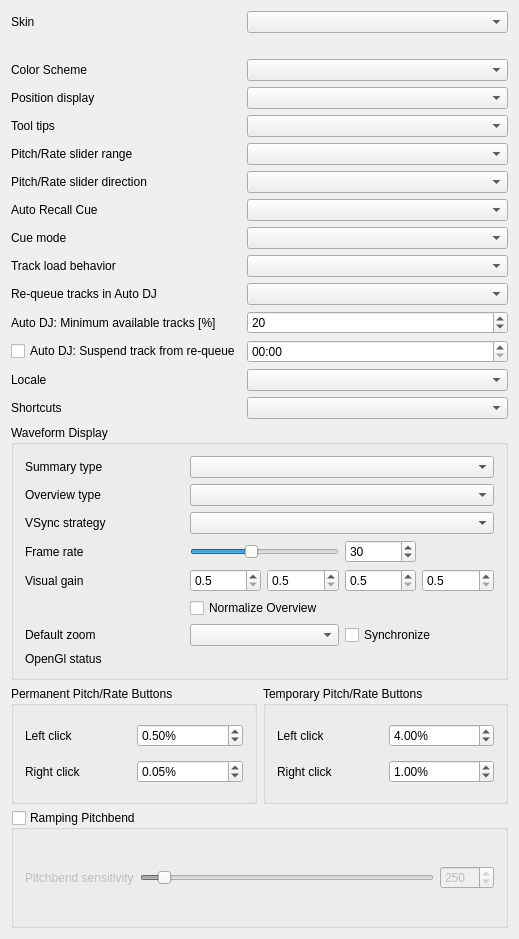
<?xml version="1.0" encoding="UTF-8"?>
<ui version="4.0">
 <class>DlgPrefControlsDlg</class>
 <widget class="QWidget" name="DlgPrefControlsDlg">
  <property name="geometry">
   <rect>
    <x>0</x>
    <y>0</y>
    <width>519</width>
    <height>939</height>
   </rect>
  </property>
  <property name="windowTitle">
   <string>Interface Preferences</string>
  </property>
  <layout class="QGridLayout" name="gridLayout_3">
   <item row="1" column="0">
    <widget class="QGroupBox" name="groupBox_3">
     <property name="title">
      <string>Waveform Display</string>
     </property>
     <property name="checkable">
      <bool>false</bool>
     </property>
     <layout class="QGridLayout" name="gridLayout_7">
      <item row="5" column="3">
       <widget class="QDoubleSpinBox" name="lowVisualGain">
        <property name="toolTip">
         <string>Visual gain of the low frequencies</string>
        </property>
        <property name="decimals">
         <number>1</number>
        </property>
        <property name="minimum">
         <double>0.500000000000000</double>
        </property>
        <property name="maximum">
         <double>5.000000000000000</double>
        </property>
        <property name="singleStep">
         <double>0.100000000000000</double>
        </property>
       </widget>
      </item>
      <item row="8" column="2" colspan="4">
       <widget class="QLabel" name="openGlStatusIcon">
        <property name="toolTip">
         <string>Displays which OpenGL version is supported by the current platform.</string>
        </property>
        <property name="text">
         <string/>
        </property>
       </widget>
      </item>
      <item row="4" column="5">
       <widget class="QLabel" name="frameRateAverage">
        <property name="toolTip">
         <string>Displays the actual frame rate.</string>
        </property>
        <property name="text">
         <string/>
        </property>
       </widget>
      </item>
      <item row="5" column="4">
       <widget class="QDoubleSpinBox" name="midVisualGain">
        <property name="toolTip">
         <string>Visual gain of the middle frequencies</string>
        </property>
        <property name="decimals">
         <number>1</number>
        </property>
        <property name="minimum">
         <double>0.500000000000000</double>
        </property>
        <property name="maximum">
         <double>5.000000000000000</double>
        </property>
        <property name="singleStep">
         <double>0.100000000000000</double>
        </property>
       </widget>
      </item>
      <item row="5" column="0">
       <widget class="QLabel" name="visualGainLabel">
        <property name="text">
         <string>Visual gain</string>
        </property>
        <property name="alignment">
         <set>Qt::AlignLeading|Qt::AlignLeft|Qt::AlignVCenter</set>
        </property>
        <property name="buddy">
         <cstring>allVisualGain</cstring>
        </property>
       </widget>
      </item>
      <item row="5" column="2">
       <widget class="QDoubleSpinBox" name="allVisualGain">
        <property name="toolTip">
         <string>Global visual gain</string>
        </property>
        <property name="decimals">
         <number>1</number>
        </property>
        <property name="minimum">
         <double>0.500000000000000</double>
        </property>
        <property name="maximum">
         <double>5.000000000000000</double>
        </property>
        <property name="singleStep">
         <double>0.100000000000000</double>
        </property>
       </widget>
      </item>
      <item row="2" column="0">
       <widget class="QLabel" name="waveformOverviewLabel">
        <property name="toolTip">
         <string extracomment="The smaller, zoomed-out version of the waveform shows the various markers within the track as well as the waveform envelope of the entire track."/>
        </property>
        <property name="text">
         <string>Overview type</string>
        </property>
       </widget>
      </item>
      <item row="6" column="2" colspan="4">
       <widget class="QCheckBox" name="normalizeOverviewCheckBox">
        <property name="text">
         <string>Normalize Overview</string>
        </property>
       </widget>
      </item>
      <item row="7" column="4" colspan="2">
       <widget class="QCheckBox" name="synchronizeZoomCheckBox">
        <property name="toolTip">
         <string>Synchronize zoom level across all waveform displays.</string>
        </property>
        <property name="text">
         <string>Synchronize</string>
        </property>
       </widget>
      </item>
      <item row="4" column="0">
       <widget class="QLabel" name="frameRateLabel">
        <property name="text">
         <string>Frame rate</string>
        </property>
        <property name="alignment">
         <set>Qt::AlignLeading|Qt::AlignLeft|Qt::AlignVCenter</set>
        </property>
        <property name="buddy">
         <cstring>frameRateSlider</cstring>
        </property>
       </widget>
      </item>
      <item row="4" column="4">
       <widget class="QSpinBox" name="frameRateSpinBox">
        <property name="toolTip">
         <string/>
        </property>
        <property name="minimum">
         <number>10</number>
        </property>
        <property name="maximum">
         <number>60</number>
        </property>
        <property name="value">
         <number>30</number>
        </property>
       </widget>
      </item>
      <item row="7" column="0">
       <widget class="QLabel" name="defaultZoomLabel">
        <property name="text">
         <string>Default zoom</string>
        </property>
        <property name="alignment">
         <set>Qt::AlignLeading|Qt::AlignLeft|Qt::AlignVCenter</set>
        </property>
        <property name="buddy">
         <cstring>defaultZoomComboBox</cstring>
        </property>
       </widget>
      </item>
      <item row="0" column="0">
       <widget class="QLabel" name="waveformTypeLabel">
        <property name="sizePolicy">
         <sizepolicy hsizetype="Preferred" vsizetype="Preferred">
          <horstretch>0</horstretch>
          <verstretch>0</verstretch>
         </sizepolicy>
        </property>
        <property name="toolTip">
         <string extracomment="The big waveform summary shows the waveform envelope of the track near the current playback position."/>
        </property>
        <property name="text">
         <string>Summary type</string>
        </property>
        <property name="alignment">
         <set>Qt::AlignLeading|Qt::AlignLeft|Qt::AlignVCenter</set>
        </property>
        <property name="buddy">
         <cstring>waveformTypeComboBox</cstring>
        </property>
       </widget>
      </item>
      <item row="7" column="2" colspan="2">
       <widget class="QComboBox" name="defaultZoomComboBox"/>
      </item>
      <item row="8" column="0">
       <widget class="QLabel" name="openGlStatusLabel">
        <property name="toolTip">
         <string/>
        </property>
        <property name="text">
         <string>OpenGl status</string>
        </property>
        <property name="alignment">
         <set>Qt::AlignLeading|Qt::AlignLeft|Qt::AlignVCenter</set>
        </property>
       </widget>
      </item>
      <item row="4" column="2" colspan="2">
       <widget class="QSlider" name="frameRateSlider">
        <property name="sizePolicy">
         <sizepolicy hsizetype="Preferred" vsizetype="Fixed">
          <horstretch>0</horstretch>
          <verstretch>0</verstretch>
         </sizepolicy>
        </property>
        <property name="maximumSize">
         <size>
          <width>16777215</width>
          <height>16777215</height>
         </size>
        </property>
        <property name="minimum">
         <number>10</number>
        </property>
        <property name="maximum">
         <number>60</number>
        </property>
        <property name="value">
         <number>30</number>
        </property>
        <property name="orientation">
         <enum>Qt::Horizontal</enum>
        </property>
       </widget>
      </item>
      <item row="8" column="1">
       <widget class="QLabel" name="dummySpacerLabel">
        <property name="text">
         <string/>
        </property>
       </widget>
      </item>
      <item row="2" column="2" colspan="4">
       <widget class="QComboBox" name="waveformOverviewComboBox">
        <property name="toolTip">
         <string>Select from different types of displays for the waveform, which differ primarily in the level of detail shown in the waveform.</string>
        </property>
       </widget>
      </item>
      <item row="5" column="5">
       <widget class="QDoubleSpinBox" name="highVisualGain">
        <property name="toolTip">
         <string>Visual gain of the high frequencies</string>
        </property>
        <property name="decimals">
         <number>1</number>
        </property>
        <property name="minimum">
         <double>0.500000000000000</double>
        </property>
        <property name="maximum">
         <double>5.000000000000000</double>
        </property>
        <property name="singleStep">
         <double>0.100000000000000</double>
        </property>
       </widget>
      </item>
      <item row="0" column="2" colspan="4">
       <widget class="QComboBox" name="waveformTypeComboBox">
        <property name="toolTip">
         <string>Select from different types of displays for the waveform, which differ primarily in the level of detail shown in the waveform.</string>
        </property>
       </widget>
      </item>
      <item row="3" column="0">
       <widget class="QLabel" name="vSyncLabel">
        <property name="text">
         <string>VSync strategy</string>
        </property>
       </widget>
      </item>
      <item row="3" column="2" colspan="4">
       <widget class="QComboBox" name="vSyncComboBox"/>
      </item>
     </layout>
    </widget>
   </item>
   <item row="2" column="0">
    <layout class="QHBoxLayout" name="horizontalLayout">
     <item>
      <layout class="QGridLayout" name="gridLayout_2">
       <item row="0" column="1">
        <widget class="QGroupBox" name="groupBox_2">
         <property name="title">
          <string>Temporary Pitch/Rate Buttons</string>
         </property>
         <layout class="QGridLayout" name="gridLayout">
          <item row="0" column="0">
           <widget class="QLabel" name="TextLabel6_2_3_2_3">
            <property name="enabled">
             <bool>true</bool>
            </property>
            <property name="font">
             <font/>
            </property>
            <property name="text">
             <string>Left click</string>
            </property>
            <property name="alignment">
             <set>Qt::AlignLeading|Qt::AlignLeft|Qt::AlignVCenter</set>
            </property>
            <property name="wordWrap">
             <bool>false</bool>
            </property>
            <property name="buddy">
             <cstring>spinBoxTempRateLeft</cstring>
            </property>
           </widget>
          </item>
          <item row="1" column="0">
           <widget class="QLabel" name="TextLabel6_2_3_2_2_2">
            <property name="enabled">
             <bool>true</bool>
            </property>
            <property name="font">
             <font/>
            </property>
            <property name="text">
             <string>Right click</string>
            </property>
            <property name="alignment">
             <set>Qt::AlignLeading|Qt::AlignLeft|Qt::AlignVCenter</set>
            </property>
            <property name="wordWrap">
             <bool>false</bool>
            </property>
            <property name="buddy">
             <cstring>spinBoxTempRateRight</cstring>
            </property>
           </widget>
          </item>
          <item row="0" column="1">
           <widget class="QDoubleSpinBox" name="spinBoxTempRateLeft">
            <property name="toolTip">
             <string>Temporary rate change when left-clicking</string>
            </property>
            <property name="accelerated">
             <bool>true</bool>
            </property>
            <property name="suffix">
             <string>%</string>
            </property>
            <property name="decimals">
             <number>2</number>
            </property>
            <property name="minimum">
             <double>0.010000000000000</double>
            </property>
            <property name="maximum">
             <double>10.000000000000000</double>
            </property>
            <property name="singleStep">
             <double>0.010000000000000</double>
            </property>
            <property name="value">
             <double>4.000000000000000</double>
            </property>
           </widget>
          </item>
          <item row="1" column="1">
           <widget class="QDoubleSpinBox" name="spinBoxTempRateRight">
            <property name="toolTip">
             <string>Temporary rate change when right-clicking</string>
            </property>
            <property name="accelerated">
             <bool>true</bool>
            </property>
            <property name="suffix">
             <string>%</string>
            </property>
            <property name="decimals">
             <number>2</number>
            </property>
            <property name="minimum">
             <double>0.010000000000000</double>
            </property>
            <property name="maximum">
             <double>10.000000000000000</double>
            </property>
            <property name="singleStep">
             <double>0.010000000000000</double>
            </property>
            <property name="value">
             <double>1.000000000000000</double>
            </property>
           </widget>
          </item>
         </layout>
        </widget>
       </item>
       <item row="0" column="0">
        <widget class="QGroupBox" name="groupBox">
         <property name="title">
          <string>Permanent Pitch/Rate Buttons</string>
         </property>
         <property name="checkable">
          <bool>false</bool>
         </property>
         <layout class="QGridLayout" name="gridLayout_4">
          <item row="0" column="0">
           <widget class="QLabel" name="TextLabel6_2_3_2">
            <property name="enabled">
             <bool>true</bool>
            </property>
            <property name="font">
             <font/>
            </property>
            <property name="text">
             <string>Left click</string>
            </property>
            <property name="alignment">
             <set>Qt::AlignLeading|Qt::AlignLeft|Qt::AlignVCenter</set>
            </property>
            <property name="wordWrap">
             <bool>false</bool>
            </property>
            <property name="buddy">
             <cstring>spinBoxPermRateLeft</cstring>
            </property>
           </widget>
          </item>
          <item row="1" column="0">
           <widget class="QLabel" name="TextLabel6_2_3_2_2">
            <property name="enabled">
             <bool>true</bool>
            </property>
            <property name="font">
             <font/>
            </property>
            <property name="text">
             <string>Right click</string>
            </property>
            <property name="alignment">
             <set>Qt::AlignLeading|Qt::AlignLeft|Qt::AlignVCenter</set>
            </property>
            <property name="wordWrap">
             <bool>false</bool>
            </property>
            <property name="buddy">
             <cstring>spinBoxPermRateRight</cstring>
            </property>
           </widget>
          </item>
          <item row="0" column="1">
           <widget class="QDoubleSpinBox" name="spinBoxPermRateLeft">
            <property name="toolTip">
             <string>Permanent rate change when left-clicking</string>
            </property>
            <property name="accelerated">
             <bool>true</bool>
            </property>
            <property name="suffix">
             <string>%</string>
            </property>
            <property name="decimals">
             <number>2</number>
            </property>
            <property name="minimum">
             <double>0.010000000000000</double>
            </property>
            <property name="maximum">
             <double>10.000000000000000</double>
            </property>
            <property name="singleStep">
             <double>0.010000000000000</double>
            </property>
            <property name="value">
             <double>0.500000000000000</double>
            </property>
           </widget>
          </item>
          <item row="1" column="1">
           <widget class="QDoubleSpinBox" name="spinBoxPermRateRight">
            <property name="toolTip">
             <string>Permanent rate change when right-clicking</string>
            </property>
            <property name="accelerated">
             <bool>true</bool>
            </property>
            <property name="suffix">
             <string>%</string>
            </property>
            <property name="decimals">
             <number>2</number>
            </property>
            <property name="minimum">
             <double>0.010000000000000</double>
            </property>
            <property name="maximum">
             <double>10.000000000000000</double>
            </property>
            <property name="singleStep">
             <double>0.010000000000000</double>
            </property>
            <property name="value">
             <double>0.050000000000000</double>
            </property>
           </widget>
          </item>
         </layout>
        </widget>
       </item>
      </layout>
     </item>
    </layout>
   </item>
   <item row="3" column="0">
    <widget class="QGroupBox" name="groupBoxRateRamp">
     <property name="enabled">
      <bool>true</bool>
     </property>
     <property name="toolTip">
      <string>Makes temporary pitch/rate buttons change the pitch gradually, instead of all at once.</string>
     </property>
     <property name="title">
      <string>Ramping Pitchbend</string>
     </property>
     <property name="checkable">
      <bool>true</bool>
     </property>
     <property name="checked">
      <bool>false</bool>
     </property>
     <layout class="QGridLayout" name="gridLayout_5">
      <item row="0" column="0">
       <widget class="QLabel" name="label_2">
        <property name="text">
         <string>Pitchbend sensitivity</string>
        </property>
        <property name="buddy">
         <cstring>SliderRateRampSensitivity</cstring>
        </property>
       </widget>
      </item>
      <item row="0" column="1">
       <widget class="QSlider" name="SliderRateRampSensitivity">
        <property name="enabled">
         <bool>false</bool>
        </property>
        <property name="minimum">
         <number>100</number>
        </property>
        <property name="maximum">
         <number>2500</number>
        </property>
        <property name="singleStep">
         <number>50</number>
        </property>
        <property name="value">
         <number>250</number>
        </property>
        <property name="orientation">
         <enum>Qt::Horizontal</enum>
        </property>
       </widget>
      </item>
      <item row="0" column="2">
       <widget class="QSpinBox" name="SpinBoxRateRampSensitivity">
        <property name="enabled">
         <bool>false</bool>
        </property>
        <property name="toolTip">
         <string>Value in milliseconds</string>
        </property>
        <property name="minimum">
         <number>100</number>
        </property>
        <property name="maximum">
         <number>2500</number>
        </property>
        <property name="singleStep">
         <number>1</number>
        </property>
        <property name="value">
         <number>250</number>
        </property>
       </widget>
      </item>
     </layout>
    </widget>
   </item>
   <item row="0" column="0">
    <layout class="QGridLayout" name="GridLayout1">
     <item row="1" column="1" colspan="2">
      <widget class="QLabel" name="warningLabel">
       <property name="text">
        <string/>
       </property>
       <property name="alignment">
        <set>Qt::AlignJustify|Qt::AlignVCenter</set>
       </property>
      </widget>
     </item>
     <item row="10" column="1" colspan="2">
      <widget class="QComboBox" name="ComboBoxAutoDjRequeue"/>
     </item>
     <item row="12" column="0">
      <widget class="QCheckBox" name="autoDjIgnoreTimeCheckBox">
       <property name="toolTip">
        <string>Uncheck, to ignore all played tracks.</string>
       </property>
       <property name="text">
        <string>Auto DJ: Suspend track from re-queue</string>
       </property>
      </widget>
     </item>
     <item row="13" column="1" colspan="2">
      <widget class="QComboBox" name="ComboBoxLocale"/>
     </item>
     <item row="2" column="1" colspan="2">
      <widget class="QComboBox" name="ComboBoxSchemeconf">
       <property name="sizePolicy">
        <sizepolicy hsizetype="Expanding" vsizetype="Fixed">
         <horstretch>0</horstretch>
         <verstretch>0</verstretch>
        </sizepolicy>
       </property>
       <property name="font">
        <font/>
       </property>
      </widget>
     </item>
     <item row="11" column="1" colspan="2">
      <widget class="QSpinBox" name="autoDjMinimumAvailableSpinBox">
       <property name="toolTip">
        <string>This percentage of tracks are always available for selecting, regardless of when they were last played.</string>
       </property>
       <property name="maximum">
        <number>100</number>
       </property>
       <property name="value">
        <number>20</number>
       </property>
      </widget>
     </item>
     <item row="0" column="1" colspan="2">
      <widget class="QComboBox" name="ComboBoxSkinconf">
       <property name="sizePolicy">
        <sizepolicy hsizetype="Expanding" vsizetype="Fixed">
         <horstretch>0</horstretch>
         <verstretch>0</verstretch>
        </sizepolicy>
       </property>
       <property name="font">
        <font/>
       </property>
      </widget>
     </item>
     <item row="5" column="0">
      <widget class="QLabel" name="TextLabel6">
       <property name="enabled">
        <bool>true</bool>
       </property>
       <property name="font">
        <font/>
       </property>
       <property name="text">
        <string>Pitch/Rate slider range</string>
       </property>
       <property name="wordWrap">
        <bool>false</bool>
       </property>
       <property name="buddy">
        <cstring>ComboBoxRateRange</cstring>
       </property>
      </widget>
     </item>
     <item row="4" column="1" colspan="2">
      <widget class="QComboBox" name="ComboBoxTooltips">
       <property name="sizePolicy">
        <sizepolicy hsizetype="Expanding" vsizetype="Fixed">
         <horstretch>0</horstretch>
         <verstretch>0</verstretch>
        </sizepolicy>
       </property>
       <property name="font">
        <font/>
       </property>
      </widget>
     </item>
     <item row="8" column="0">
      <widget class="QLabel" name="labelCueMode">
       <property name="text">
        <string>Cue mode</string>
       </property>
       <property name="openExternalLinks">
        <bool>true</bool>
       </property>
       <property name="buddy">
        <cstring>ComboBoxCueDefault</cstring>
       </property>
      </widget>
     </item>
     <item row="0" column="0">
      <widget class="QLabel" name="TextLabel6_2_2">
       <property name="enabled">
        <bool>true</bool>
       </property>
       <property name="font">
        <font/>
       </property>
       <property name="text">
        <string>Skin</string>
       </property>
       <property name="wordWrap">
        <bool>false</bool>
       </property>
       <property name="buddy">
        <cstring>ComboBoxSkinconf</cstring>
       </property>
      </widget>
     </item>
     <item row="6" column="0">
      <widget class="QLabel" name="TextLabel6_2">
       <property name="enabled">
        <bool>true</bool>
       </property>
       <property name="font">
        <font/>
       </property>
       <property name="text">
        <string>Pitch/Rate slider direction</string>
       </property>
       <property name="wordWrap">
        <bool>false</bool>
       </property>
       <property name="buddy">
        <cstring>ComboBoxRateDir</cstring>
       </property>
      </widget>
     </item>
     <item row="13" column="0">
      <widget class="QLabel" name="textLabelLocale">
       <property name="text">
        <string>Locale</string>
       </property>
       <property name="buddy">
        <cstring>ComboBoxLocale</cstring>
       </property>
      </widget>
     </item>
     <item row="3" column="0">
      <widget class="QLabel" name="TextLabel6_2_2_3">
       <property name="enabled">
        <bool>true</bool>
       </property>
       <property name="font">
        <font/>
       </property>
       <property name="text">
        <string>Position display</string>
       </property>
       <property name="wordWrap">
        <bool>false</bool>
       </property>
       <property name="buddy">
        <cstring>ComboBoxPosition</cstring>
       </property>
      </widget>
     </item>
     <item row="6" column="1" colspan="2">
      <widget class="QComboBox" name="ComboBoxRateDir">
       <property name="sizePolicy">
        <sizepolicy hsizetype="Expanding" vsizetype="Fixed">
         <horstretch>0</horstretch>
         <verstretch>0</verstretch>
        </sizepolicy>
       </property>
       <property name="font">
        <font/>
       </property>
      </widget>
     </item>
     <item row="5" column="1" colspan="2">
      <widget class="QComboBox" name="ComboBoxRateRange">
       <property name="sizePolicy">
        <sizepolicy hsizetype="Expanding" vsizetype="Fixed">
         <horstretch>0</horstretch>
         <verstretch>0</verstretch>
        </sizepolicy>
       </property>
       <property name="font">
        <font/>
       </property>
      </widget>
     </item>
     <item row="9" column="0">
      <widget class="QLabel" name="textLabelAllowTrackLoadToPlayingDeck">
       <property name="text">
        <string>Track load behavior</string>
       </property>
       <property name="buddy">
        <cstring>ComboBoxAllowTrackLoadToPlayingDeck</cstring>
       </property>
      </widget>
     </item>
     <item row="4" column="0">
      <widget class="QLabel" name="TextLabel6_2_2_3_2">
       <property name="enabled">
        <bool>true</bool>
       </property>
       <property name="font">
        <font/>
       </property>
       <property name="text">
        <string>Tool tips</string>
       </property>
       <property name="wordWrap">
        <bool>false</bool>
       </property>
       <property name="buddy">
        <cstring>ComboBoxTooltips</cstring>
       </property>
      </widget>
     </item>
     <item row="10" column="0">
      <widget class="QLabel" name="textAutoDjRequeue">
       <property name="text">
        <string>Re-queue tracks in Auto DJ</string>
       </property>
       <property name="buddy">
        <cstring>ComboBoxAutoDjRequeue</cstring>
       </property>
      </widget>
     </item>
     <item row="11" column="0">
      <widget class="QLabel" name="autoDjMinimumAvailableLabel">
       <property name="text">
        <string>Auto DJ: Minimum available tracks [%]</string>
       </property>
      </widget>
     </item>
     <item row="7" column="1" colspan="2">
      <widget class="QComboBox" name="ComboBoxCueRecall"/>
     </item>
     <item row="9" column="1" colspan="2">
      <widget class="QComboBox" name="ComboBoxAllowTrackLoadToPlayingDeck"/>
     </item>
     <item row="3" column="1" colspan="2">
      <widget class="QComboBox" name="ComboBoxPosition">
       <property name="sizePolicy">
        <sizepolicy hsizetype="Expanding" vsizetype="Fixed">
         <horstretch>0</horstretch>
         <verstretch>0</verstretch>
        </sizepolicy>
       </property>
       <property name="font">
        <font/>
       </property>
      </widget>
     </item>
     <item row="12" column="1" colspan="2">
      <widget class="QTimeEdit" name="autoDjIgnoreTimeEdit">
       <property name="toolTip">
        <string>Duration after which a track is eligible for selection by Auto DJ again</string>
       </property>
       <property name="displayFormat">
        <string>hh:mm</string>
       </property>
       <property name="timeSpec">
        <enum>Qt::LocalTime</enum>
       </property>
      </widget>
     </item>
     <item row="2" column="0">
      <widget class="QLabel" name="TextLabel6_2_2_4">
       <property name="enabled">
        <bool>true</bool>
       </property>
       <property name="font">
        <font/>
       </property>
       <property name="text">
        <string>Color Scheme</string>
       </property>
       <property name="wordWrap">
        <bool>false</bool>
       </property>
       <property name="buddy">
        <cstring>ComboBoxSchemeconf</cstring>
       </property>
      </widget>
     </item>
     <item row="7" column="0">
      <widget class="QLabel" name="textLabelCueRecall">
       <property name="text">
        <string>Auto Recall Cue</string>
       </property>
       <property name="buddy">
        <cstring>ComboBoxCueRecall</cstring>
       </property>
      </widget>
     </item>
     <item row="8" column="1" colspan="2">
      <widget class="QComboBox" name="ComboBoxCueDefault">
       <property name="toolTip">
        <string>Mixxx mode: 
- Cue button while pause at cue point = preview
- Cue button while pause not at cue point = set cue point
- Cue button while playing = pause at cue point
Pioneer mode:
- Same as Mixxx mode with a flashing play button
Denon mode:
- Cue button at cue point = preview
- Cue button not at cue point = pause at cue point
- Play = set cue point
Numark mode:
- Same as Denon mode, but without a flashing play button
        </string>
       </property>
      </widget>
     </item>
     <item row="14" column="0">
      <widget class="QLabel" name="lable_shortcuts">
       <property name="text">
        <string>Shortcuts</string>
       </property>
       <property name="buddy">
        <cstring>ComboBoxShortcutsSource</cstring>
       </property>
      </widget>
     </item>
     <item row="14" column="1" colspan="2">
      <widget class="QComboBox" name="ComboBoxShortcutsSource"/>
     </item>
    </layout>
   </item>
  </layout>
 </widget>
 <layoutdefault spacing="6" margin="11"/>
 <tabstops>
  <tabstop>ComboBoxSkinconf</tabstop>
  <tabstop>ComboBoxSchemeconf</tabstop>
  <tabstop>ComboBoxPosition</tabstop>
  <tabstop>ComboBoxTooltips</tabstop>
  <tabstop>ComboBoxRateRange</tabstop>
  <tabstop>ComboBoxRateDir</tabstop>
  <tabstop>ComboBoxCueRecall</tabstop>
  <tabstop>ComboBoxCueDefault</tabstop>
  <tabstop>ComboBoxAllowTrackLoadToPlayingDeck</tabstop>
  <tabstop>ComboBoxAutoDjRequeue</tabstop>
  <tabstop>ComboBoxLocale</tabstop>
  <tabstop>waveformTypeComboBox</tabstop>
  <tabstop>frameRateSlider</tabstop>
  <tabstop>frameRateSpinBox</tabstop>
  <tabstop>allVisualGain</tabstop>
  <tabstop>lowVisualGain</tabstop>
  <tabstop>midVisualGain</tabstop>
  <tabstop>highVisualGain</tabstop>
  <tabstop>normalizeOverviewCheckBox</tabstop>
  <tabstop>defaultZoomComboBox</tabstop>
  <tabstop>synchronizeZoomCheckBox</tabstop>
  <tabstop>spinBoxPermRateLeft</tabstop>
  <tabstop>spinBoxPermRateRight</tabstop>
  <tabstop>spinBoxTempRateLeft</tabstop>
  <tabstop>spinBoxTempRateRight</tabstop>
  <tabstop>groupBoxRateRamp</tabstop>
  <tabstop>SliderRateRampSensitivity</tabstop>
  <tabstop>SpinBoxRateRampSensitivity</tabstop>
 </tabstops>
 <resources/>
 <connections>
  <connection>
   <sender>SliderRateRampSensitivity</sender>
   <signal>valueChanged(int)</signal>
   <receiver>SpinBoxRateRampSensitivity</receiver>
   <slot>setValue(int)</slot>
   <hints>
    <hint type="sourcelabel">
     <x>418</x>
     <y>468</y>
    </hint>
    <hint type="destinationlabel">
     <x>480</x>
     <y>466</y>
    </hint>
   </hints>
  </connection>
  <connection>
   <sender>SpinBoxRateRampSensitivity</sender>
   <signal>valueChanged(int)</signal>
   <receiver>SliderRateRampSensitivity</receiver>
   <slot>setValue(int)</slot>
   <hints>
    <hint type="sourcelabel">
     <x>480</x>
     <y>466</y>
    </hint>
    <hint type="destinationlabel">
     <x>418</x>
     <y>468</y>
    </hint>
   </hints>
  </connection>
  <connection>
   <sender>frameRateSlider</sender>
   <signal>valueChanged(int)</signal>
   <receiver>frameRateSpinBox</receiver>
   <slot>setValue(int)</slot>
   <hints>
    <hint type="sourcelabel">
     <x>355</x>
     <y>292</y>
    </hint>
    <hint type="destinationlabel">
     <x>419</x>
     <y>293</y>
    </hint>
   </hints>
  </connection>
  <connection>
   <sender>frameRateSpinBox</sender>
   <signal>valueChanged(int)</signal>
   <receiver>frameRateSlider</receiver>
   <slot>setValue(int)</slot>
   <hints>
    <hint type="sourcelabel">
     <x>432</x>
     <y>295</y>
    </hint>
    <hint type="destinationlabel">
     <x>352</x>
     <y>298</y>
    </hint>
   </hints>
  </connection>
 </connections>
</ui>
